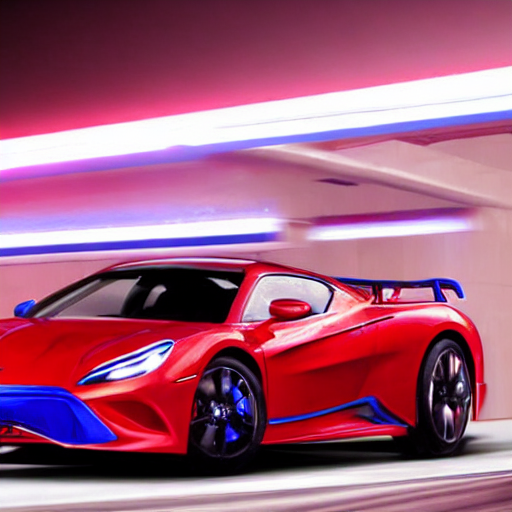
#> input picture Week11/image.png, 512 x 512 px
$ jupyter execute Image_Processing.ipynb
#> lines starting #> are read from the running program, lines starting #| are printed output that depends on the picture; after the words box and inside, x2 and y2 are one past the last pixel; in counts of white or black regions, pixels touching at a corner belong together
# Week 11 Lab: Image Processing (Grayscale & Black-White Conversion)
### Objective: Convert images into grayscale and binary (black and white) using OpenCV.

[cell 1]
import cv2
import matplotlib.pyplot as plt

1. Load a color image using `cv2.imread()` .

[cell 2]
image = cv2.imread("image.png")
#> image is the input picture: shape (512, 512, 3); mean B, G, R 123.9, 93.5, 161.3

2. Convert the image to grayscale using `cv2.cvtColor(image, cv2.COLOR_BGR2GRAY)` .

[cell 3]
gray_image = cv2.cvtColor(image, cv2.COLOR_BGR2GRAY)
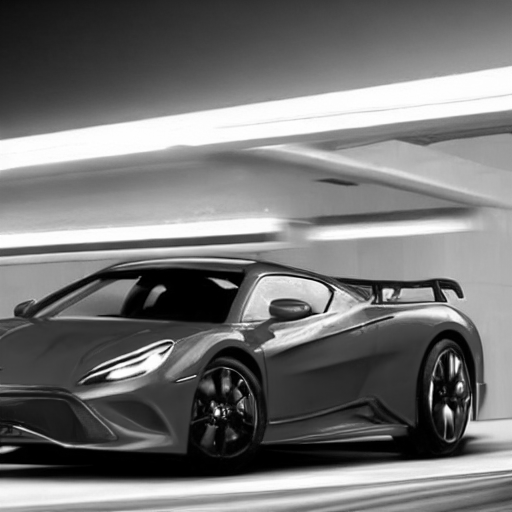
#> gray_image: shape (512, 512); min 0, max 255, mean 117.2

3. Convert the grayscale image to a binary black-and-white image using thresholding
(`cv2.threshold()`).

[cell 4]
threshold_value = 128  # Set the threshold value
max_value = 255  # Maximum pixel value
_, binary_image = cv2.threshold(gray_image, threshold_value, max_value, cv2.THRESH_BINARY)
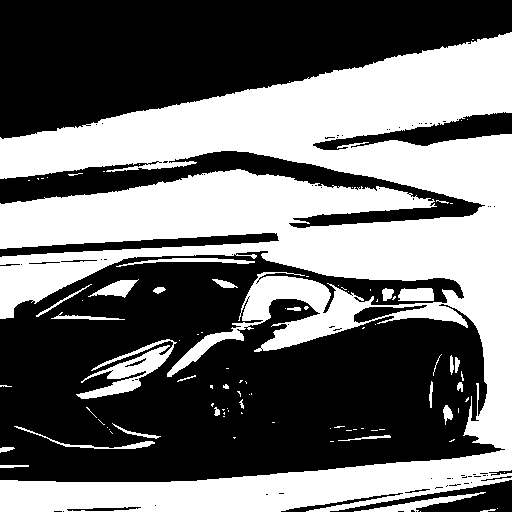
#> binary_image: shape (512, 512); 44.3% white; 94 white regions (64 under 20 px), largest, box (x1, y1, x2, y2) and area: (0, 32, 512, 512) 110025, (76, 339, 177, 399) 1927, (354, 492, 486, 512) 664

4. Display the original, grayscale, and binary images using `matplotlib.pyplot.imshow()` .

[cell 5]
image_rgb = cv2.cvtColor(image, cv2.COLOR_BGR2RGB)

plt.figure(figsize=(10, 4))

# Show original image
plt.subplot(1, 3, 1)
plt.imshow(image_rgb)
plt.title("Original Image")
plt.axis("off")

# Show grayscale image
plt.subplot(1, 3, 2)
plt.imshow(gray_image, cmap="gray")
plt.title("Grayscale Image")
plt.axis("off")

# Show binary image
plt.subplot(1, 3, 3)
plt.imshow(binary_image, cmap="gray")
plt.title("Binary Image")
plt.axis("off")

# Show the images
plt.tight_layout()
plt.show()
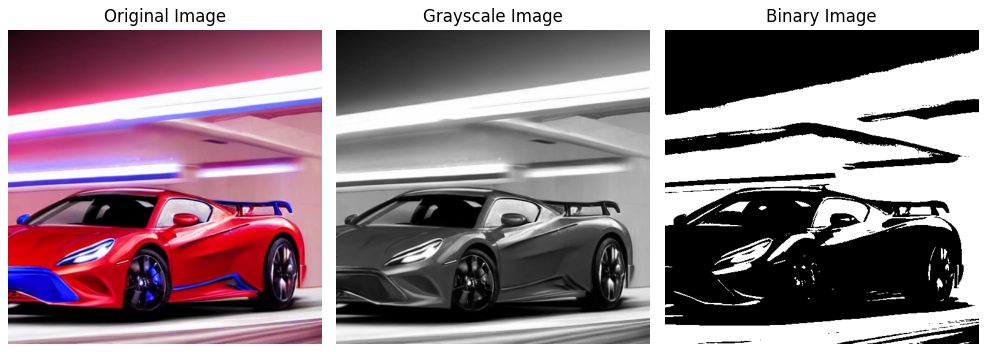
#> figure drawn by matplotlib, 3 panels

5. Save the grayscale and black-and-white images using `cv2.imwrite()` .

[cell 6]
cv2.imwrite("grayscale_image.jpg", gray_image)
cv2.imwrite("binary_image.jpg", binary_image)
#> Out = True
